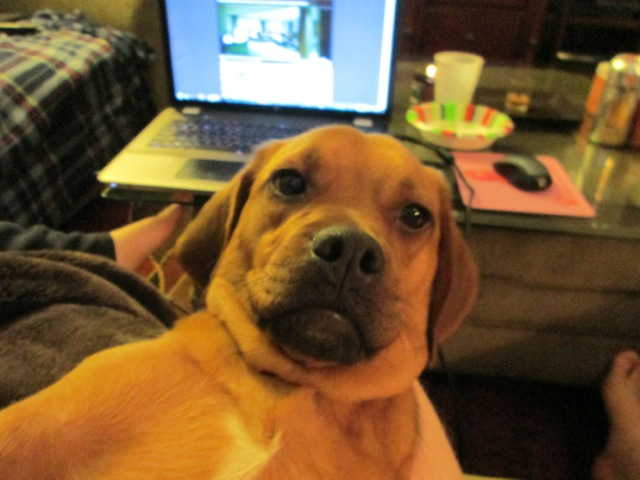
#> input picture dog_selfie.png, 640 x 480 px
$ python 'cắt ảnh.py'
#> lines starting #> are read from the running program, lines starting #| are printed output that depends on the picture
import cv2
img = cv2.imread('dog_selfie.png')
#> img is the input picture: shape (480, 640, 3); mean B, G, R 51.7, 87.8, 116.7
height, width = img.shape[0:2]#trích xuất chiều cao và chiều rộng của ảnh
#> height = 480; width = 640
startRow = int(height*.15)#Hàng bắt đầu từ hàng số 15
#> startRow = 72
startCol = int(width*.15)#Cột bắt đầu từ cột số 15
#> startCol = 96
endRow = int(height*.85)#Hàng kết thúc từ hàng số 85
#> endRow = 408
endCol = int(width*.85)#Cột kết thúc từ cột số 85
#> endCol = 544
croppedImg= img[startRow:endRow, startCol:endCol]#Ánh xạ các giá trị trên vào hình ảnh gốc
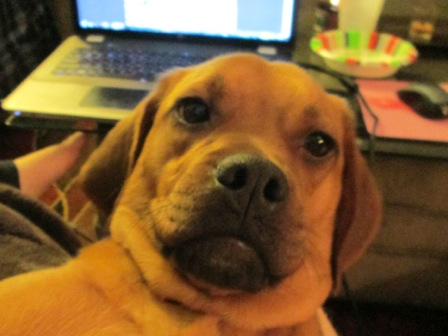
#> croppedImg: shape (336, 448, 3); mean B, G, R 48.5, 91.1, 125.7
cv2.imshow('Original Image', img)#show ảnh thường
cv2.imshow('Cropped Image', croppedImg)#show ảnh đã crop
cv2.waitKey(0)

$ run again, with queen.jpg saved as dog_selfie.png
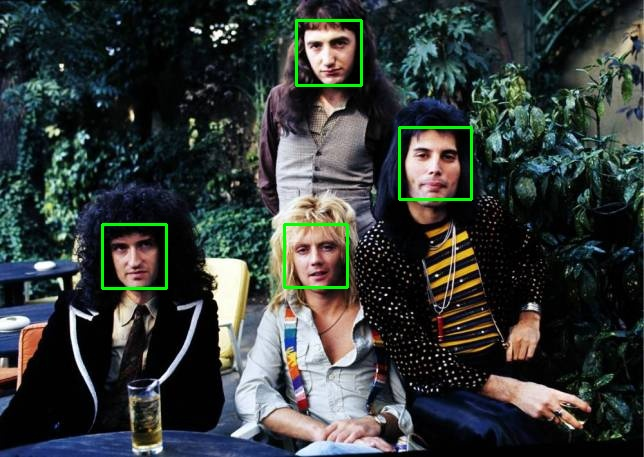
#> input picture queen.jpg, 644 x 457 px
#> img is the input picture: shape (457, 644, 3); mean B, G, R 57.2, 59.3, 53.7
#> `croppedImg= img[startRow:endRow, startCol:endCol]#Ánh xạ các giá trị t..`:
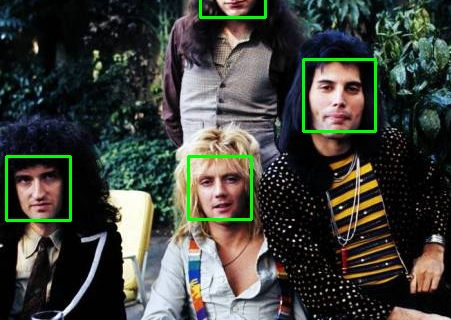
#> croppedImg: shape (320, 451, 3); mean B, G, R 59.9, 66.4, 64.1
